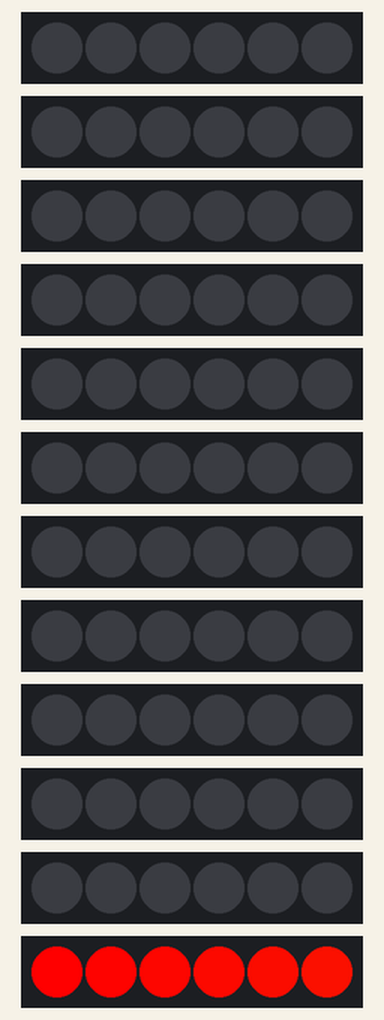
Recording of a sketch running on a simulated Arduino Uno, built with avr-gcc and run on an emulated ATmega328P. On the bench: 12 × 6 RGB LEDs in strip order, left to right. Dim RGB values are drawn brighter than linear.

Above: at 0.16 s.
At 4.9 s:
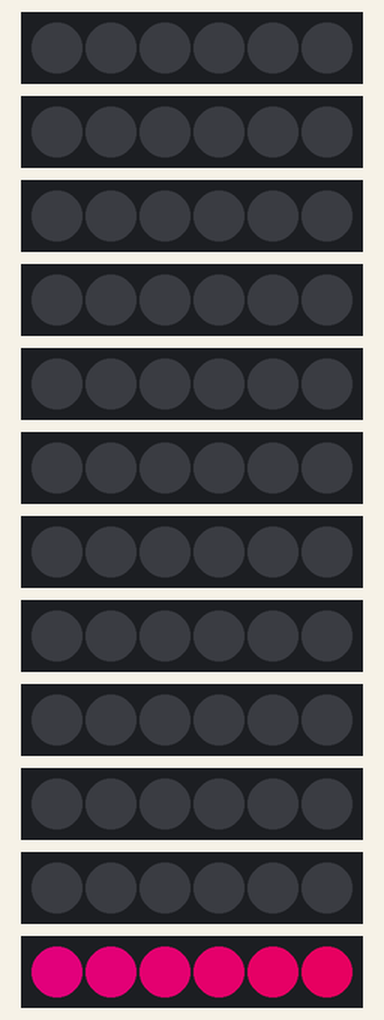
At 9.95 s:
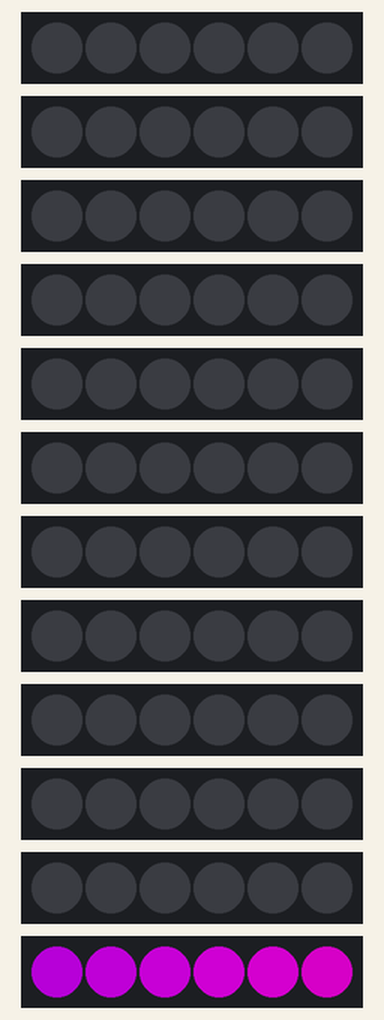
At 19.75 s:
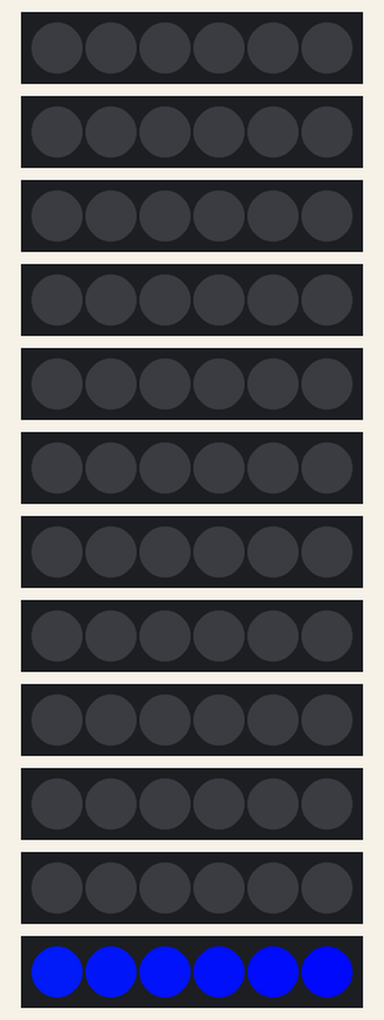
At 29.54 s:
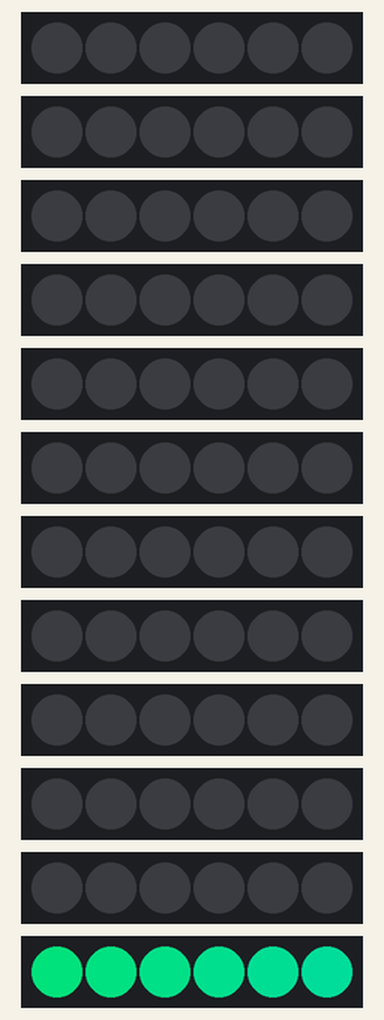
At 39.65 s:
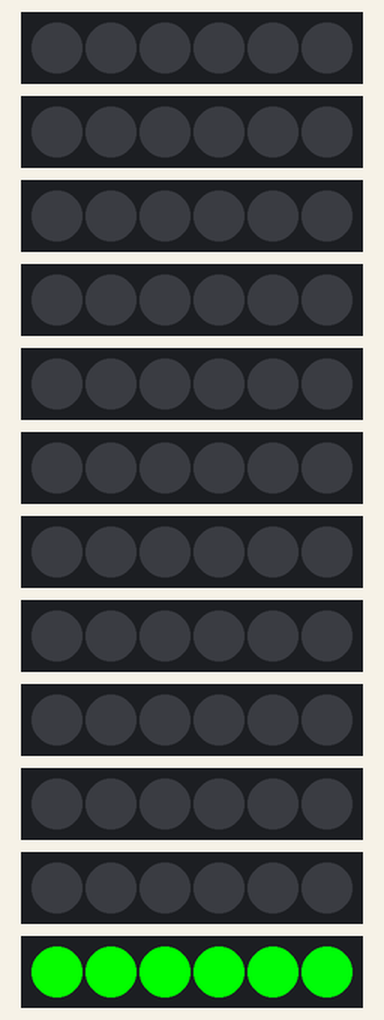
Timing chart, 0 to 40.0 s (numbered marks = the images above):
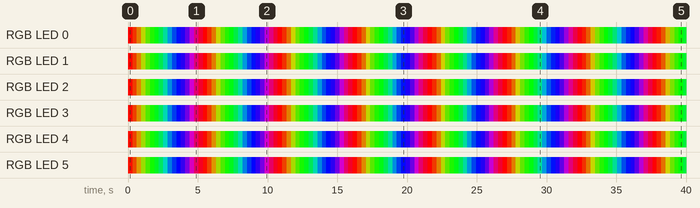

Measured:
- by itself, RGB LED 0: off → RGB(255, 0, 0) at 0.01 s, → RGB(210, 45, 0) 0.32 s later, → RGB(165, 90, 0) 0.32 s later, → RGB(120, 135, 0) 0.32 s later, … (127 changes in this stretch)
- by itself, RGB LED 1: off → RGB(252, 3, 0) at 0.01 s, → RGB(207, 48, 0) 0.32 s later, → RGB(162, 93, 0) 0.32 s later, → RGB(117, 138, 0) 0.32 s later, … (127 changes in this stretch)

The sketch:

strandtest_ver10.ino
```cpp
#include <Adafruit_NeoPixel.h>
#include <avr/power.h>

#define PIN1 2
#define PIN2 3
#define PIN3 4
#define PIN4 5
#define PIN5 6
#define PIN6 7
#define PIN7 8
#define PIN8 9
#define PIN9 10
#define PIN10 11
#define PIN11 12


Adafruit_NeoPixel strip1 = Adafruit_NeoPixel(6, PIN1, NEO_GRB + NEO_KHZ800);
Adafruit_NeoPixel strip2 = Adafruit_NeoPixel(6, PIN2, NEO_GRB + NEO_KHZ800);
Adafruit_NeoPixel strip3 = Adafruit_NeoPixel(6, PIN3, NEO_GRB + NEO_KHZ800);
Adafruit_NeoPixel strip4 = Adafruit_NeoPixel(6, PIN4, NEO_GRB + NEO_KHZ800);
Adafruit_NeoPixel strip5 = Adafruit_NeoPixel(6, PIN5, NEO_GRB + NEO_KHZ800);
Adafruit_NeoPixel strip6 = Adafruit_NeoPixel(6, PIN6, NEO_GRB + NEO_KHZ800);
Adafruit_NeoPixel strip7 = Adafruit_NeoPixel(6, PIN7, NEO_GRB + NEO_KHZ800);
Adafruit_NeoPixel strip8 = Adafruit_NeoPixel(6, PIN8, NEO_GRB + NEO_KHZ800);
Adafruit_NeoPixel strip9 = Adafruit_NeoPixel(6, PIN9, NEO_GRB + NEO_KHZ800);
Adafruit_NeoPixel strip10 = Adafruit_NeoPixel(6, PIN10, NEO_GRB + NEO_KHZ800);
Adafruit_NeoPixel strip11 = Adafruit_NeoPixel(6, PIN11, NEO_GRB + NEO_KHZ800);


void setup() {
#if defined (__AVR_ATtiny85__)
  if (F_CPU == 16000000) clock_prescale_set(clock_div_1);
#endif


  strip1.begin(); strip1.show();
  strip2.begin(); strip2.show();
  strip3.begin(); strip3.show();
  strip4.begin(); strip4.show();
  strip5.begin(); strip5.show();
  strip6.begin(); strip6.show();
  strip7.begin(); strip7.show();
  strip8.begin(); strip8.show();
  strip9.begin(); strip9.show();
  strip10.begin(); strip10.show();
  strip11.begin(); strip11.show();
  //strip12.begin(); strip12.show();
}

void loop() {

  rainbow(20, strip1);
  rainbow(20, strip2);
  rainbow(20, strip3);
  rainbow(20, strip4);
  rainbow(20, strip5);
  rainbow(20, strip6);
  rainbow(20, strip7);
  //rainbow2(20);
  //rainbow3(20);
  //rainbow4(20);
  //rainbow5(20);
  //rainbow6(20);
  //rainbow7(20);
  //rainbow8(20);
  //rainbow9(20);
  //rainbow10(20);
  //rainbow11(20);
  //rainbow12(20);


}

///////////////1


void rainbow(uint8_t wait1, Adafruit_NeoPixel stripTemp) {
  uint16_t i, j;
  for(j=0; j<256; j++) {
    for(i=0; i<stripTemp.numPixels(); i++) {
      stripTemp.setPixelColor(i, Wheel((i+j) & 255, stripTemp));
    }
    stripTemp.show();
    delay(wait1);
  }
}

uint32_t Wheel(byte WheelPos, Adafruit_NeoPixel stripTemp) {
  WheelPos = 255 - WheelPos;
  if(WheelPos < 85) {
   return stripTemp.Color(255 - WheelPos * 3, 0, WheelPos * 3);
  } else if(WheelPos < 170) {
    WheelPos -= 85;
   return stripTemp.Color(0, WheelPos * 3, 255 - WheelPos * 3);
  } else {
   WheelPos -= 170;
   return stripTemp.Color(WheelPos * 3, 255 - WheelPos * 3, 0);
  }
}


/*
void rainbow(uint8_t wait1, Adafruit_NeoPixel stripTemp) {
  uint16_t i, j;
  for(j=0; j<256; j++) {
    for(i=0; i<stripTemp.numPixels(); i++) {
      stripTemp.setPixelColor(i, Wheel1(i+j, stripTemp) & 255));
    }
    stripTemp.show();
    delay(wait1);
  }
}


void rainbow1(uint8_t wait1) {
  uint16_t i, j;
  for(j=0; j<256; j++) {
    for(i=0; i<strip1.numPixels(); i++) {
      strip1.setPixelColor(i, Wheel1((i+j) & 255));
    }
    strip1.show();
    delay(wait1);
  }
}


void rainbow1(uint8_t wait1) {
  uint16_t i, j;
  for(j=0; j<256; j++) {
    for(i=0; i<strip1.numPixels(); i++) {
      strip1.setPixelColor(i, Wheel1((i+j) & 255));
    }
    strip1.show();
    delay(wait1);
  }
}

uint32_t Wheel1(byte WheelPos) {
  WheelPos = 255 - WheelPos;
  if(WheelPos < 85) {
   return strip1.Color(255 - WheelPos * 3, 0, WheelPos * 3);
  } else if(WheelPos < 170) {
    WheelPos -= 85;
   return strip1.Color(0, WheelPos * 3, 255 - WheelPos * 3);
  } else {
   WheelPos -= 170;
   return strip1.Color(WheelPos * 3, 255 - WheelPos * 3, 0);
  }
}

///////////// 2
void rainbow2(uint8_t wait2) {
  uint16_t i, j;

  for(j=0; j<256; j++) {
    for(i=0; i<strip2.numPixels(); i++) {
      strip2.setPixelColor(i, Wheel2((i+j) & 255));
    }
    strip2.show();
    delay(wait2);
  }
}

uint32_t Wheel2(byte WheelPos) {
  WheelPos = 255 - WheelPos;
  if(WheelPos < 85) {
   return strip2.Color(255 - WheelPos * 3, 0, WheelPos * 3);
  } else if(WheelPos < 170) {
    WheelPos -= 85;
   return strip2.Color(0, WheelPos * 3, 255 - WheelPos * 3);
  } else {
   WheelPos -= 170;
   return strip2.Color(WheelPos * 3, 255 - WheelPos * 3, 0);
  }
}

///////////// 3
void rainbow3(uint8_t wait3) {
  uint16_t i, j;

  for(j=0; j<256; j++) {
    for(i=0; i<strip3.numPixels(); i++) {
      strip3.setPixelColor(i, Wheel3((i+j) & 255));
    }
    strip3.show();
    delay(wait3);
  }
}

uint32_t Wheel3(byte WheelPos) {
  WheelPos = 255 - WheelPos;
  if(WheelPos < 85) {
   return strip3.Color(255 - WheelPos * 3, 0, WheelPos * 3);
  } else if(WheelPos < 170) {
    WheelPos -= 85;
   return strip3.Color(0, WheelPos * 3, 255 - WheelPos * 3);
  } else {
   WheelPos -= 170;
   return strip3.Color(WheelPos * 3, 255 - WheelPos * 3, 0);
  }
}

//////////////////// 4
void rainbow4(uint8_t wait) {
  uint16_t i, j;

  for(j=0; j<256; j++) {
    for(i=0; i<strip4.numPixels(); i++) {
      strip4.setPixelColor(i, Wheel4((i+j) & 255));
    }
    strip4.show();
    delay(wait);
  }
}

uint32_t Wheel4(byte WheelPos) {
  WheelPos = 255 - WheelPos;
  if(WheelPos < 85) {
   return strip4.Color(255 - WheelPos * 3, 0, WheelPos * 3);
  } else if(WheelPos < 170) {
    WheelPos -= 85;
   return strip4.Color(0, WheelPos * 3, 255 - WheelPos * 3);
  } else {
   WheelPos -= 170;
   return strip4.Color(WheelPos * 3, 255 - WheelPos * 3, 0);
  }
}


//////////////////// 5
void rainbow5(uint8_t wait) {
  uint16_t i, j;

  for(j=0; j<256; j++) {
    for(i=0; i<strip5.numPixels(); i++) {
      strip5.setPixelColor(i, Wheel5((i+j) & 255));
    }
    strip5.show();
    delay(wait);
  }
}

uint32_t Wheel5(byte WheelPos) {
  WheelPos = 255 - WheelPos;
  if(WheelPos < 85) {
   return strip5.Color(255 - WheelPos * 3, 0, WheelPos * 3);
  } else if(WheelPos < 170) {
    WheelPos -= 85;
   return strip5.Color(0, WheelPos * 3, 255 - WheelPos * 3);
  } else {
   WheelPos -= 170;
   return strip5.Color(WheelPos * 3, 255 - WheelPos * 3, 0);
  }
}

//////////////////// 6
void rainbow6(uint8_t wait) {
  uint16_t i, j;

  for(j=0; j<256; j++) {
    for(i=0; i<strip6.numPixels(); i++) {
      strip6.setPixelColor(i, Wheel6((i+j) & 255));
    }
    strip6.show();
    delay(wait);
  }
}

uint32_t Wheel6(byte WheelPos) {
  WheelPos = 255 - WheelPos;
  if(WheelPos < 85) {
   return strip6.Color(255 - WheelPos * 3, 0, WheelPos * 3);
  } else if(WheelPos < 170) {
    WheelPos -= 85;
   return strip6.Color(0, WheelPos * 3, 255 - WheelPos * 3);
  } else {
   WheelPos -= 170;
   return strip6.Color(WheelPos * 3, 255 - WheelPos * 3, 0);
  }
}

//////////////////// 7
void rainbow7(uint8_t wait) {
  uint16_t i, j;

  for(j=0; j<256; j++) {
    for(i=0; i<strip7.numPixels(); i++) {
      strip7.setPixelColor(i, Wheel7((i+j) & 255));
    }
    strip7.show();
    delay(wait);
  }
}

uint32_t Wheel7(byte WheelPos) {
  WheelPos = 255 - WheelPos;
  if(WheelPos < 85) {
   return strip7.Color(255 - WheelPos * 3, 0, WheelPos * 3);
  } else if(WheelPos < 170) {
    WheelPos -= 85;
   return strip7.Color(0, WheelPos * 3, 255 - WheelPos * 3);
  } else {
   WheelPos -= 170;
   return strip7.Color(WheelPos * 3, 255 - WheelPos * 3, 0);
  }
}

//////////////////// 8
void rainbow8(uint8_t wait) {
  uint16_t i, j;

  for(j=0; j<256; j++) {
    for(i=0; i<strip8.numPixels(); i++) {
      strip8.setPixelColor(i, Wheel8((i+j) & 255));
    }
    strip8.show();
    delay(wait);
  }
}

uint32_t Wheel8(byte WheelPos) {
  WheelPos = 255 - WheelPos;
  if(WheelPos < 85) {
   return strip8.Color(255 - WheelPos * 3, 0, WheelPos * 3);
  } else if(WheelPos < 170) {
    WheelPos -= 85;
   return strip8.Color(0, WheelPos * 3, 255 - WheelPos * 3);
  } else {
   WheelPos -= 170;
   return strip8.Color(WheelPos * 3, 255 - WheelPos * 3, 0);
  }
}

//////////////////// 9
void rainbow9(uint8_t wait) {
  uint16_t i, j;

  for(j=0; j<256; j++) {
    for(i=0; i<strip9.numPixels(); i++) {
      strip9.setPixelColor(i, Wheel9((i+j) & 255));
    }
    strip9.show();
    delay(wait);
  }
}

uint32_t Wheel9(byte WheelPos) {
  WheelPos = 255 - WheelPos;
  if(WheelPos < 85) {
   return strip9.Color(255 - WheelPos * 3, 0, WheelPos * 3);
  } else if(WheelPos < 170) {
    WheelPos -= 85;
   return strip9.Color(0, WheelPos * 3, 255 - WheelPos * 3);
  } else {
   WheelPos -= 170;
   return strip9.Color(WheelPos * 3, 255 - WheelPos * 3, 0);
  }
}

//////////////////// 10
void rainbow10(uint8_t wait) {
  uint16_t i, j;

  for(j=0; j<256; j++) {
    for(i=0; i<strip10.numPixels(); i++) {
      strip10.setPixelColor(i, Wheel10((i+j) & 255));
    }
    strip10.show();
    delay(wait);
  }
}

uint32_t Wheel10(byte WheelPos) {
  WheelPos = 255 - WheelPos;
  if(WheelPos < 85) {
   return strip10.Color(255 - WheelPos * 3, 0, WheelPos * 3);
  } else if(WheelPos < 170) {
    WheelPos -= 85;
   return strip10.Color(0, WheelPos * 3, 255 - WheelPos * 3);
  } else {
   WheelPos -= 170;
   return strip10.Color(WheelPos * 3, 255 - WheelPos * 3, 0);
  }
}

//////////////////// 11
void rainbow11(uint8_t wait) {
  uint16_t i, j;

  for(j=0; j<256; j++) {
    for(i=0; i<strip11.numPixels(); i++) {
      strip11.setPixelColor(i, Wheel11((i+j) & 255));
    }
    strip11.show();
    delay(wait);
  }
}

uint32_t Wheel11(byte WheelPos) {
  WheelPos = 255 - WheelPos;
  if(WheelPos < 85) {
   return strip11.Color(255 - WheelPos * 3, 0, WheelPos * 3);
  } else if(WheelPos < 170) {
    WheelPos -= 85;
   return strip11.Color(0, WheelPos * 3, 255 - WheelPos * 3);
  } else {
   WheelPos -= 170;
   return strip11.Color(WheelPos * 3, 255 - WheelPos * 3, 0);
  }
}

//////////////////// 12
/*
void rainbow12(uint8_t wait) {
  uint16_t i, j;

  for(j=0; j<256; j++) {
    for(i=0; i<strip12.numPixels(); i++) {
      strip12.setPixelColor(i, Wheel12((i+j) & 255));
    }
    strip12.show();
    delay(wait);
  }
}

uint32_t Wheel12(byte WheelPos) {
  WheelPos = 255 - WheelPos;
  if(WheelPos < 85) {
   return strip12.Color(255 - WheelPos * 3, 0, WheelPos * 3);
  } else if(WheelPos < 170) {
    WheelPos -= 85;
   return strip12.Color(0, WheelPos * 3, 255 - WheelPos * 3);
  } else {
   WheelPos -= 170;
   return strip12.Color(WheelPos * 3, 255 - WheelPos * 3, 0);
  }
}
*/
```
